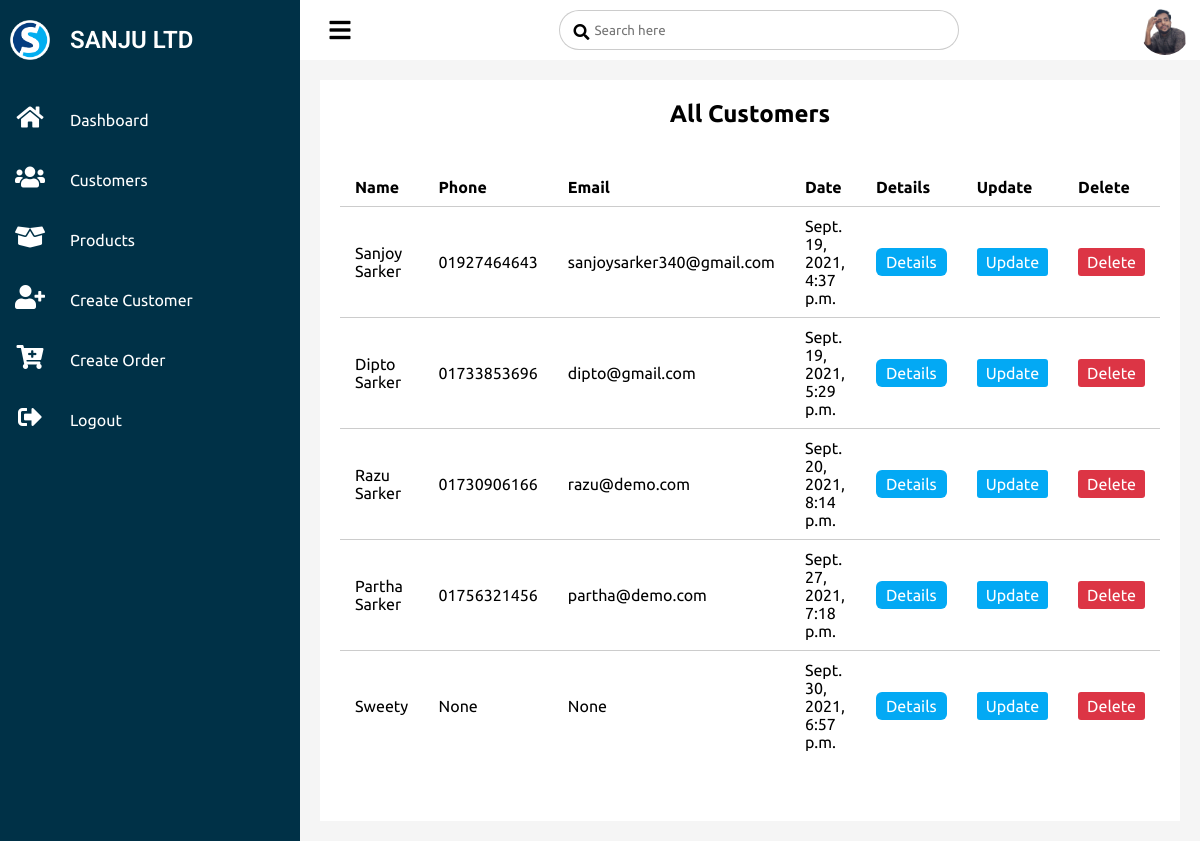
Screenshot of /customers/ (signed in) with the database file from the repository.
### accounts/models.py (models this page shows, shortened)
class Customer(models.Model):
    user = models.OneToOneField(
        User, null=True, on_delete=models.CASCADE, blank=True)
    name = models.CharField(max_length=100, null=True)
    phone = models.CharField(max_length=100, null=True)
    email = models.CharField(max_length=100, null=True)
    profile_pic = models.ImageField(
        upload_to='profile_imgs/', default="images/icon.png", blank=True, null=True)
    date_created = models.DateTimeField(auto_now_add=True, null=True)

### accounts/decorators.py (the view)
        def wrapper_func(request, *args, **kwargs):
            group = None
            if request.user.groups.exists():
                group = request.user.groups.all()[0].name
            if group in allowed_roles:
                return view_func(request, *args, **kwargs)
            else:
                return HttpResponse('You are not authorize to view this page')

### accounts/views.py (called while the page is built)
@login_required(login_url='login')
@allowed_user(allowed_roles=['admin', 'staff'])
def customersPage(request):
    customers = Customer.objects.all()
    context = {'customers': customers}
    return render(request, 'customers/customers.html', context)

### accounts/templates/customers/customers.html (shortened to what this page needs)
{% extends 'accounts/base.html' %}
{% load static %}
{% block content %}
<div class="products">
    <h2 class="heading">All Customers</h2>
    <div class="products-list">
        <table>
            <thead>
                <tr>
                    <td>Name</td>
                    <td>Phone</td>
                    <td>Email</td>
                    <td>Date</td>
                    <td>Details</td>
                    <td>Update</td>
                    <td>Delete</td>
                </tr>
            </thead>
            <tbody>
                {% for i in customers %}
                <tr>
                    <td>{{i.name}}</td>
                    <td>{{i.phone}}</td>
                    <td>{{i.email}}</td>
                    <td>{{i.date_created}}</td>
                    <td><a href="{% url 'customer_details' i.id %}" class="btn">Details</a></td>
                    <td><a href="{% url 'update_customer' i.id %}" class="ubtn">Update</a></td>
                    <td><a href="{% url 'delete_customer' i.id %}" class="dbtn">Delete</a></td>
                </tr>
                {% endfor %}
            </tbody>
        </table>
    </div>
</div>
{% endblock content %}

### static/css/style.css (style rules this page uses)
* { margin:0; padding:0; box-sizing: border-box; font-family: 'Ubuntu', sans-serif; }
body { overflow-x: hidden; }
a { text-decoration: none; }
.btn { position: relative; padding:5px 10px; background: #03a9f4; color:#fff; text-decoration: none; border-radius: 6px; border:none; outline: none; cursor: pointer; }
table { width: 100%; border-collapse: collapse; margin-top: 40px; }
table thead td { font-weight: 600; }
table tr { border-bottom: 1px solid rgba(0,0,0,0.2); }
table tbody tr:last-child { border-bottom: none; }
table tr td { padding:10px 15px; }
.ubtn { padding:5px 9px; background-color: #03a9f4; color: white; border-radius: 3px; outline: none; border:none; cursor: pointer; text-decoration: none; }
.dbtn { padding:5px 9px; background-color: #DC3545; color: white; border-radius: 3px; outline: none; border:none; cursor:pointer; }
.products { margin: 20px; background-color: #fff; padding:20px; }
.products .heading { text-align: center; }
.products .products-list { margin: 20px 0 40px 0; }

### rows the page displays
Customer: name "Sanjoy Sarker", phone "01927464643", email "sanjoysarker340@gmail.com", date_created "Sept. 19, 2021, 4:37 p.m."
Customer: name "Dipto Sarker", phone "01733853696", email "dipto@gmail.com", date_created "Sept. 19, 2021, 5:29 p.m."
Customer: name "Razu Sarker", phone "01730906166", email "razu@demo.com", date_created "Sept. 20, 2021, 8:14 p.m."
Customer: name "Partha Sarker", phone "01756321456", email "partha@demo.com", date_created "Sept. 27, 2021, 7:18 p.m."
Customer: name "Sweety", phone "None", email "None", date_created "Sept. 30, 2021, 6:57 p.m."
